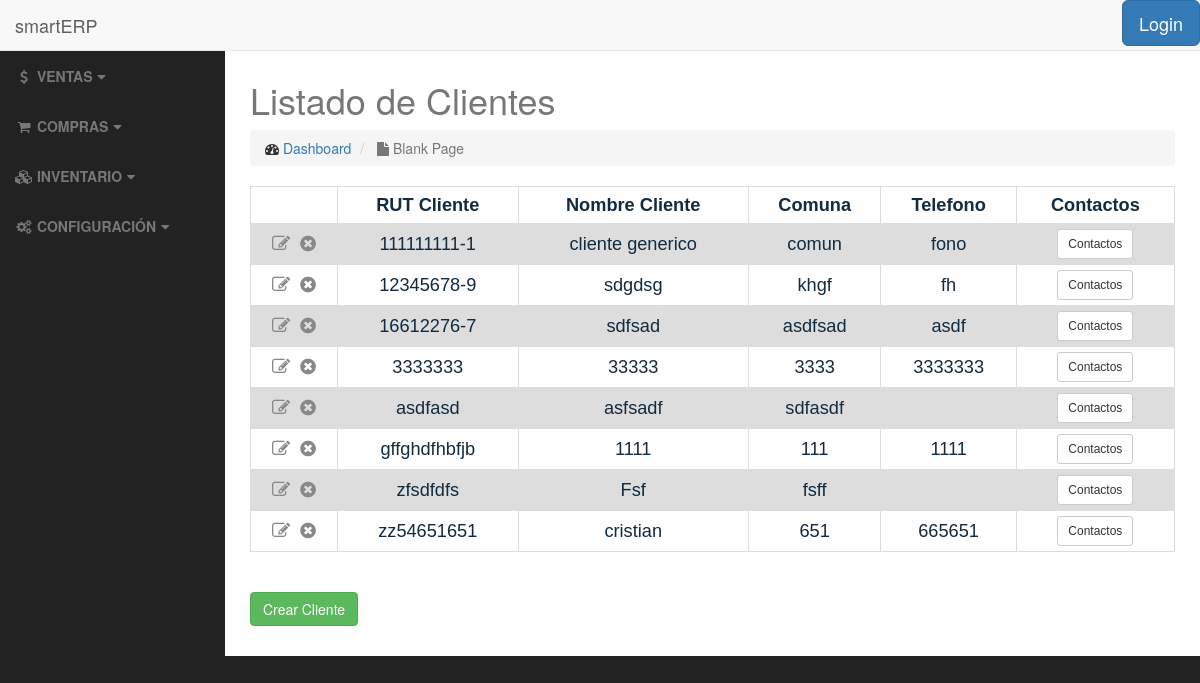
The page /clients/ on the database as committed earlier.
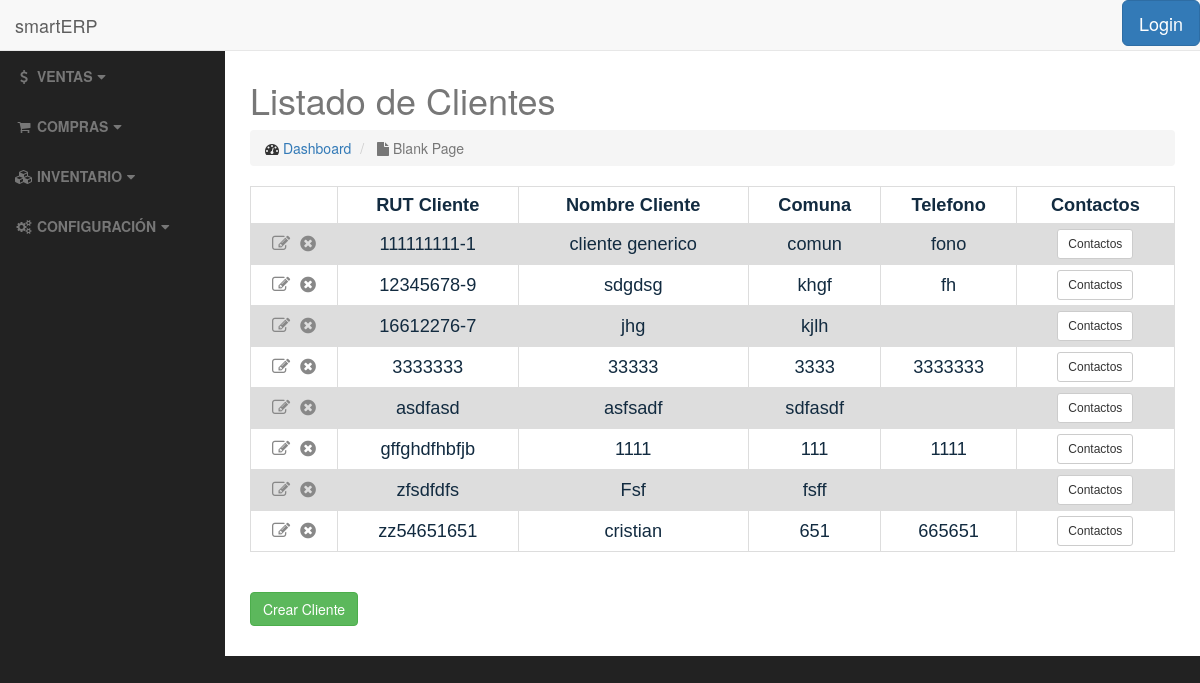
The same page on the database as committed later.
### clients/models.py (models this page shows, shortened)
class Client(models.Model):
    client_rut = models.CharField(max_length=12, unique=True, verbose_name="RUT", validators=[rut_validate])
    client_name = models.CharField(max_length=250, verbose_name="Nombre Cliente")
    client_giro = models.CharField(max_length=200, verbose_name="Giro")
    client_address = models.CharField(max_length=100, verbose_name="Direccion")
    client_comuna = models.CharField(max_length=50, verbose_name="Comuna")
    client_ciudad = models.CharField(max_length=50, verbose_name="Ciudad")
    client_region = models.CharField(max_length=50, verbose_name="Region")
    client_tel = models.CharField(max_length=20, blank=True, verbose_name="Telefono")
    client_email = models.EmailField(blank=True, verbose_name="E-mail")
    is_active = models.BooleanField(default=True, verbose_name="Activo")
    class Meta:
        ordering = ['client_rut']

### clients/views.py (the view)
class ClientListView(ListView):
    template_name = 'clients/client_list.html'
    def get_queryset(self):
        return Client.objects.all()

### clients/templates/clients/client_list.html (shortened to what this page needs)
{% extends 'base.html' %}
<h2>{% block title %}Listado de Clientes{% endblock %}</h2>
{% block body %}
    <table>
            {% if object_list %}
                <tr>
                    <th></th>
                    <th>RUT Cliente</th>
                    <th>Nombre Cliente</th>
                    <th>Comuna</th>
                    <th>Telefono</th>
                    <th>Contactos</th>
                </tr>
                    {% for client in object_list %}
                        <tr>
                            <td>
                                <a href="{% url 'clients:client-update' client.pk %}"><i class="fa fa-pencil-square-o" title="Editar"></i></a>&nbsp;
                                <a href="{% url 'clients:client-delete' client.pk %}"><i class="fa fa-times-circle" title="Eliminar"></i></a>
                            </td>
                            <td>{{ client.client_rut }}</td>
                            <td>{{ client.client_name }}</td>
                            <td>{{ client.client_comuna }}</td>
                            <td>{{ client.client_tel }}</td>
                            <td>
                                <a href="{% url 'clients:contact_list' client.pk %}" class="btn btn-default btn-sm">Contactos</a>
                            </td>
                        </tr>
                    {% endfor %}
            {% else %}
                <h3>No hay clientes registrados</h3>
            {% endif %}
    </table>
    <br>
    <br>
    <a href="{% url 'clients:client-add' %}" class="btn btn-success">Crear Cliente</a>
    <br>
    <br>
{% endblock %}

Rows that differ between the two databases and show on the page:
removed Client: client_rut "16612276-7", client_name "sdfsad", client_comuna "asdfsad", client_tel "asdf"
added Client: client_rut "16612276-7", client_name "jhg", client_comuna "kjlh"
